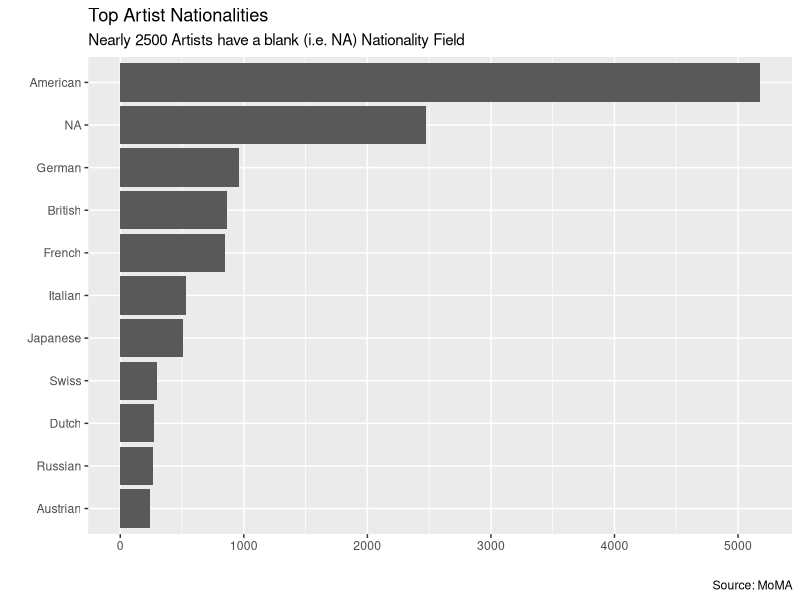
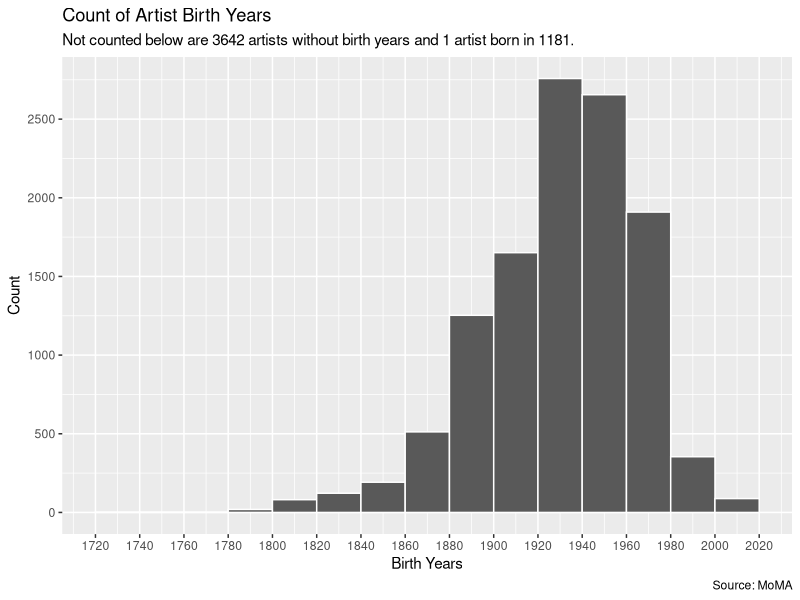
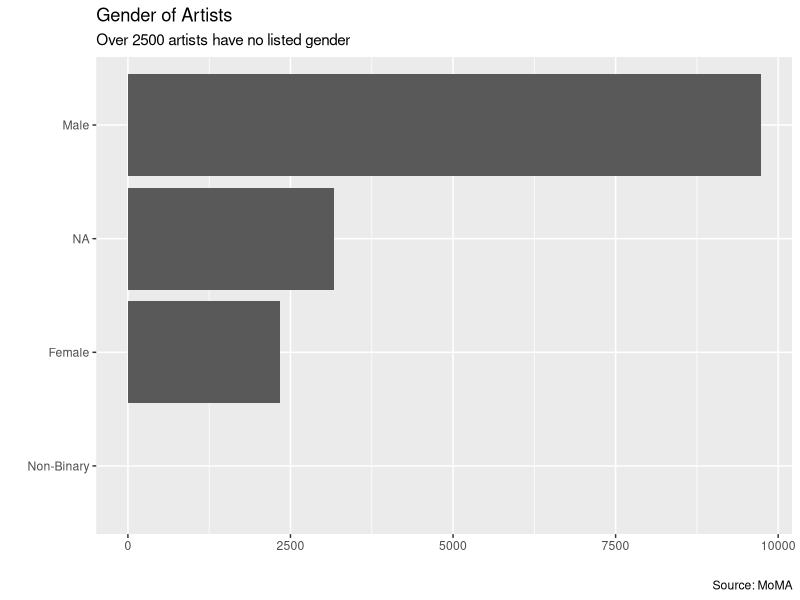
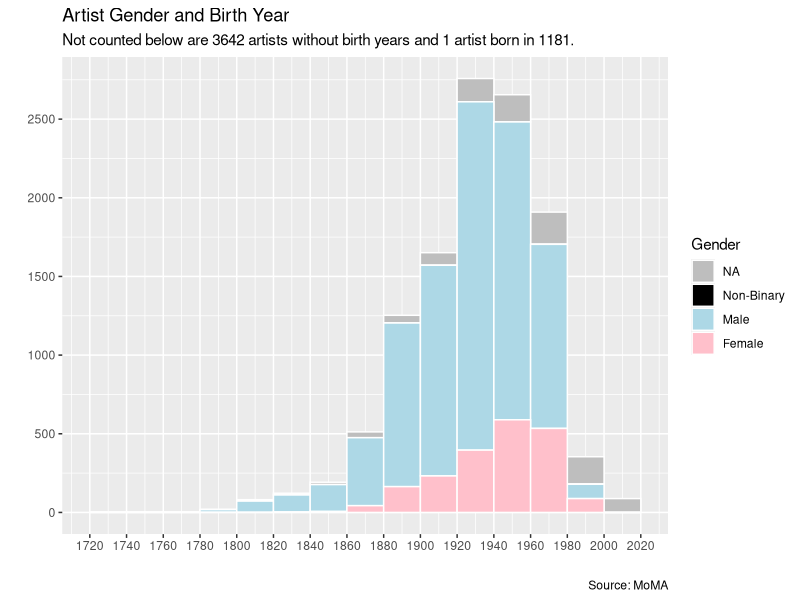

These charts were generated, in order, by the following R code:
## ---- chunk 1
knitr::opts_chunk$set(echo = FALSE)
library(tidyverse)
library(ggplot2)
library(rmarkdown)
read_csv("moma_files/collection-master/Artists.csv") %>% 
  mutate(Gender = str_replace_all(Gender, "^male", "Male"),
         Gender = str_replace_all(Gender, "^female", "Female"), 
         Gender = str_replace_all(Gender, "Non-binary", "Non-Binary")) -> x
## ---- chunk 2
paged_table(x)
## ---- chunk 3
paged_table(
  x %>% 
  summarize(across(everything(), ~ sum(is.na(.)) / length(.))) %>% 
  mutate(across(everything(), ~paste0(round(.*100, 5), "%")))
)
## ---- chunk 4

# 77 of these artists have a name identical to that of another artist in the dataset. 
# Many of these are 'Unidentified'. The others, in most cases, appear to be father and son.
# read_csv("moma_files/collection-master/Artists.csv") %>% 
#   select(-3) %>% 
#   select(DisplayName) %>% 
#   filter(duplicated(DisplayName) == TRUE) %>% 
#   arrange(DisplayName) -> y
# 
# paged_table(read_csv("moma_files/collection-master/Artists.csv") %>% 
#  filter(DisplayName %in% y$DisplayName) %>% 
#   arrange(DisplayName))
## ---- chunk 5
x %>% 
  mutate(Nationality = replace_na(Nationality, "NA")) %>% 
  group_by(Nationality) %>% 
  summarize(number_of_artists = n()) %>% 
  arrange(desc(number_of_artists)) %>% 
  filter(number_of_artists >= 200) %>% 
  ggplot(aes(y = fct_reorder(Nationality, number_of_artists), x = number_of_artists)) +
  geom_col() +
  labs(title = "Top Artist Nationalities",
       subtitle = "Nearly 2500 Artists have a blank (i.e. NA) Nationality Field",
       x = "",
       y = "",
             caption = "Source: MoMA") 

paged_table(x %>% 
  mutate(Nationality = replace_na(Nationality, "NA")) %>% 
  group_by(Nationality) %>% 
  summarize(`Number of Artists` = n()) %>% 
    arrange(desc(`Number of Artists`)))
## ---- chunk 6
x %>% 
  filter(BeginDate >= 1700) %>% 
  ggplot(aes(x = BeginDate)) +
  geom_histogram(color = "white", binwidth = 20, boundary = 1900) +
  scale_x_continuous(breaks = seq(1700, 2030, by = 20)) +
  scale_y_continuous(breaks = seq(0, 3000, by = 500)) +
  labs(title = "Count of Artist Birth Years", 
       subtitle = "Not counted below are 3642 artists without birth years and 1 artist born in 1181.",
       x = "Birth Years", 
       y = "Count", 
       caption = "Source: MoMA")
## ---- chunk 7
x %>% 
  mutate(Gender = replace_na(Gender, "NA")) %>% 
  ggplot(aes(y = fct_rev(fct_infreq((Gender))))) +
  geom_bar() +
  labs(title = "Gender of Artists", 
       subtitle = "Over 2500 artists have no listed gender", 
       x = "",
       y = "", 
       caption = "Source: MoMA")

x %>% 
  filter(BeginDate >= 1700) %>% 
  mutate(Gender = replace_na(Gender, "NA")) %>% 
  mutate(Gender = factor(Gender, levels = c("Female", "Male", "Non-Binary", "NA"))) %>% 
  ggplot(aes(x = BeginDate, fill = fct_rev(Gender))) +
  geom_histogram(color = "white", binwidth = 20, boundary = 1900) +
  scale_x_continuous(breaks = seq(1700, 2030, by = 20)) +
  scale_y_continuous(breaks = seq(0, 3000, by = 500)) +
  labs(title = "Artist Gender and Birth Year", 
       subtitle = "Not counted below are 3642 artists without birth years and 1 artist born in 1181.",
       x = "", 
       y = "", 
       fill = "Gender",
       caption = "Source: MoMA") +
  scale_fill_manual(values = c(Female = "pink", Male = "light blue", 'Non-Binary' = "black", 'NA' = "grey"))
